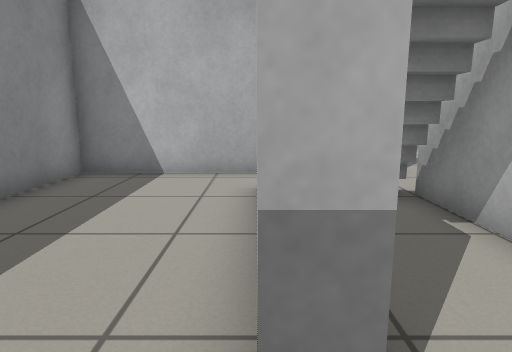
[1] (above)

20 first-person views from a walk through a robot-simulator world made for Gazebo. The camera is 0.72 m above the floor, tilts 10° down and sees 75° across. The floor is counted in squares, 0.5 m on a side. Each view is taken from the middle of a square. On the plan, view 1 faces up. The plan holds only what a view shows up to about 15 squares ahead; the rest is blank. The place goes on beyond the plan.

[2]
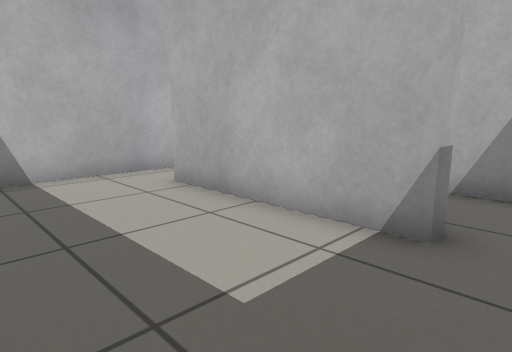

[3]
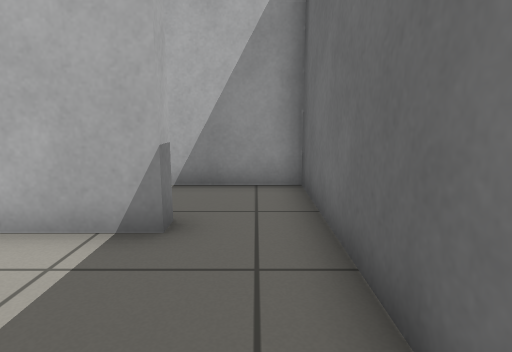

[4]
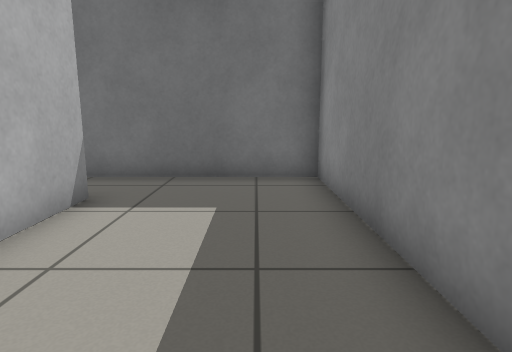

[5]
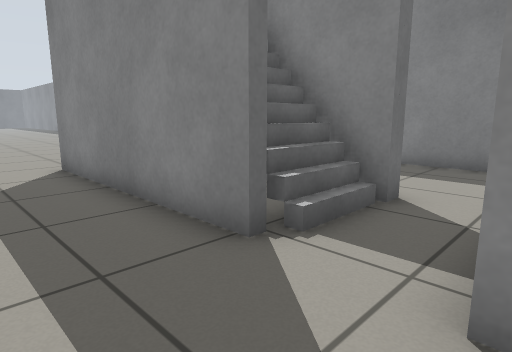

[6]
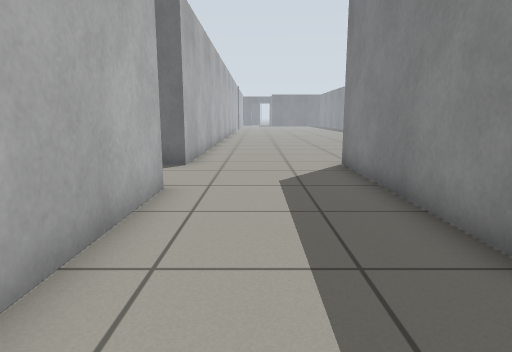

[7]
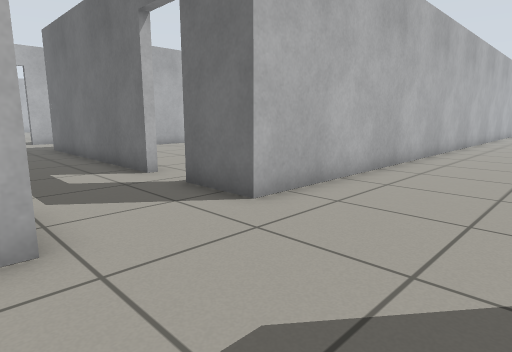

[8]
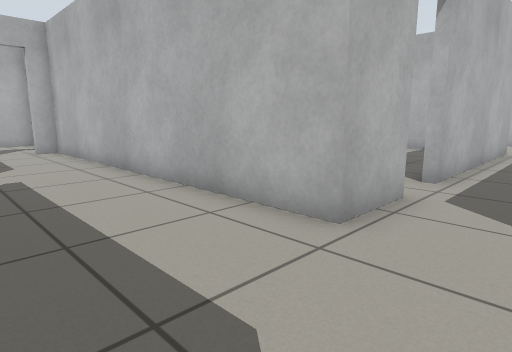

[9]
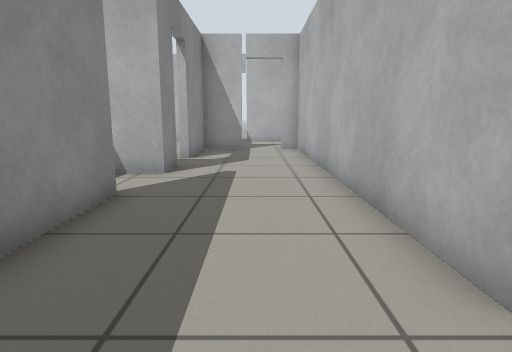

[10]
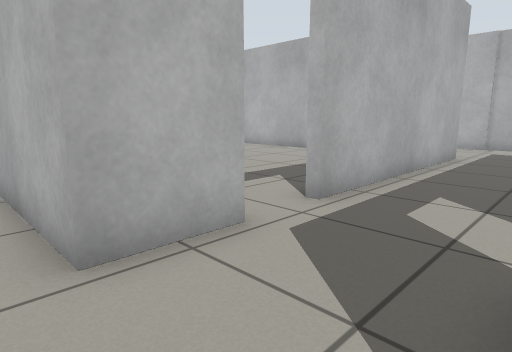

[11]
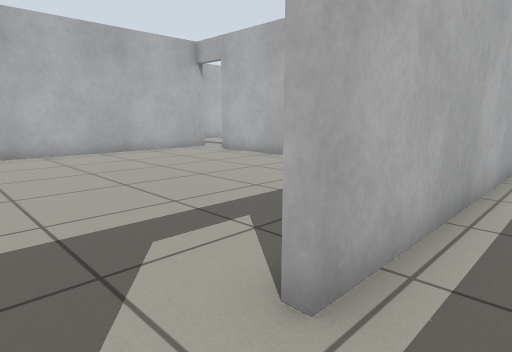

[12]
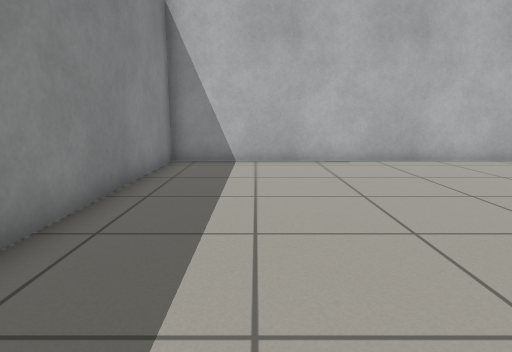

[13]
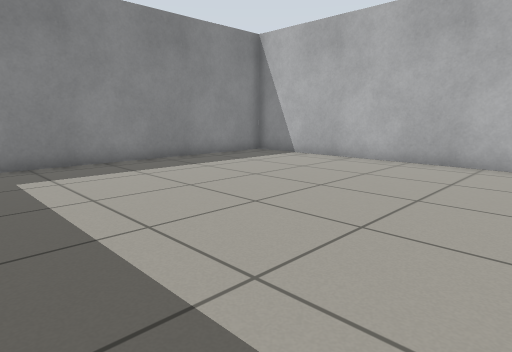

[14]
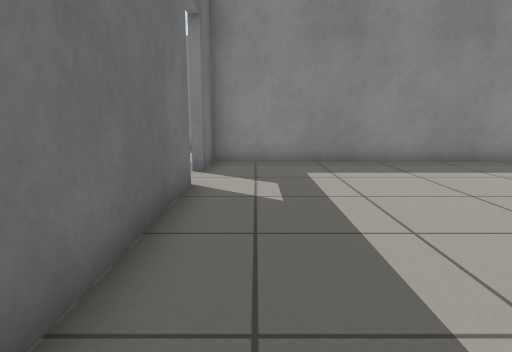

[15]
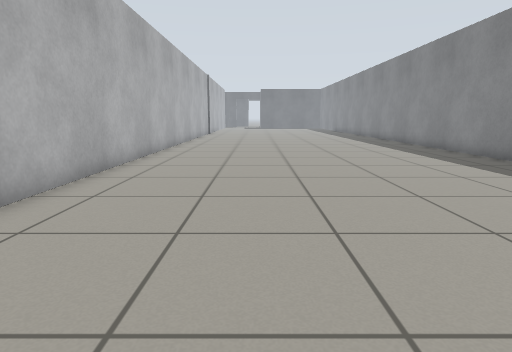

[16]
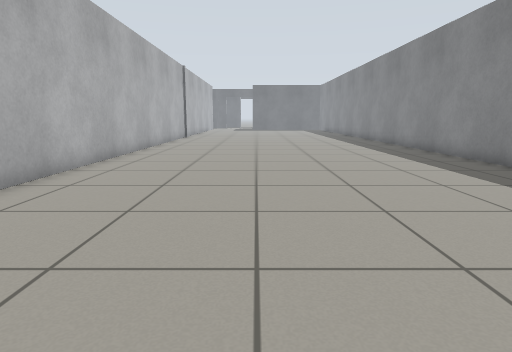

[17]
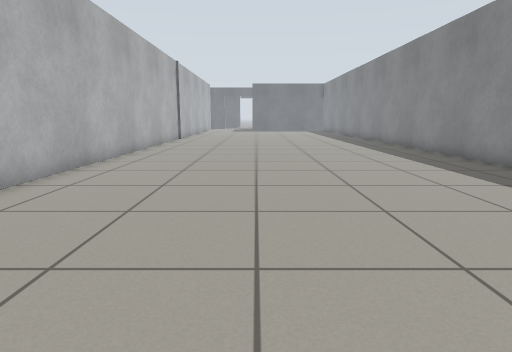

[18]
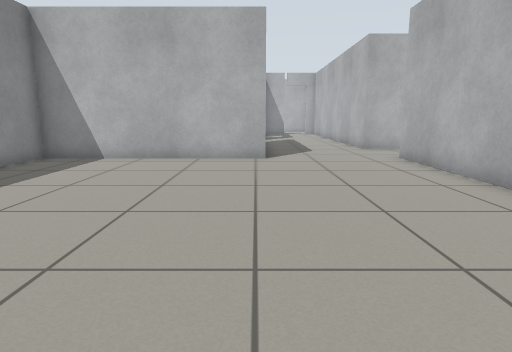

[19]
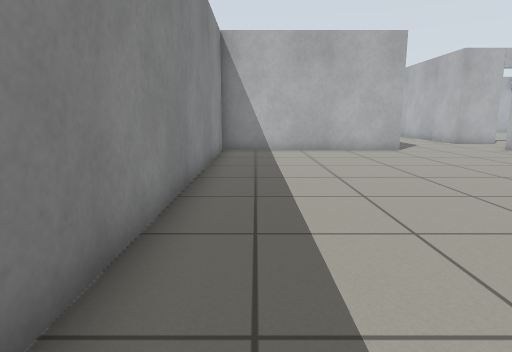

[20]
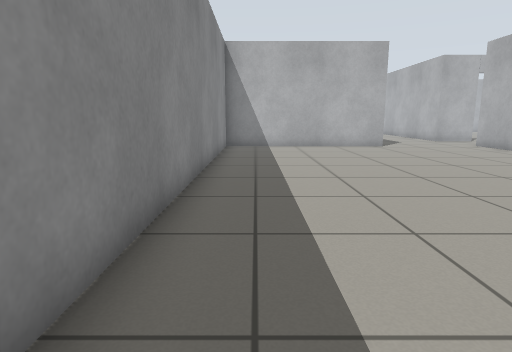

### Floor plan
Points are (right, up) in squares from view 1. A wall is a line through its corners. A room is listed if a view was taken in it or the views show most of it. See-through windows are left out.
Room 1 (view 1)
walls: (3, 3.8) (3, 6.2); (0.6, 1.2) (0, 1.2); (0, 6.7) (0.5, 6.7) (0.5, 3.8); (2.6, 8.6) (-0.6, 8.6); (-0.5, -1) (3, -1) (3, 1.9)
ways out: opening at (0.5, 0) to room 2; opening at (0.5, 7.5) to room 2; opening at (3, 7.5) to room 3
objects: stairs (1, 4) to (2, 5)
Room 2 (views 2, 3, 4)
walls: (0, 1.2) (0, 6.7); (-0.6, 8.6) (-4.5, 8.6) (-4.5, -1) (-0.5, -1)
ways out: opening at (0.5, 0) to room 1; opening at (0.5, 7.5) to room 1
Room 3 (views 5, 6, 7, 8, 9, 10, 11)
walls: (10.1, 2.3) (7.9, 2.3) (7.9, 15.3) (7.1, 15.3); (3.3, 6.3) (3.3, -1.3); (8.1, -1) (10.4, -1); (3.6, 10.1) (3.6, 8.6) (2.6, 8.6); (12.1, -1) (19.5, -1); (5.4, 15.3) (3.6, 15.3) (3.6, 11.8); (19.5, 2.3) (11.7, 2.3)
ways out: opening at (3, 7.5) to room 1; open door at (10.7, 2.3) to room 4; opening at (5.5, -1) to room 5; open door at (3.3, 10.7); open door at (6.3, 15.3); open door at (11.5, -1)
Room 4 (views 12, 13, 14)
walls: (11.7, 2.6) (17.4, 2.6); (19.5, 14.9) (8.2, 15) (8.2, 2.6) (10.1, 2.6)
ways out: open door at (10.7, 2.3) to room 3
Room 5 (views 15, 16, 17, 18, 19, 20)
walls: (3.3, -1.3) (-4.5, -1.3) (-4.4, -24.6); (8.1, -24.5) (8.1, -1)
ways out: opening at (5.5, -1) to room 3

Positions as (right, up) in squares from view 1, and headings:
1: (0, 0), facing up
2: (-4, 0), facing up-right
3: (-4, 0), facing right
4: (-3, 7), facing down
5: (6, 9), facing down-left
6: (6, 9), facing down
7: (4, 3), facing down-right
8: (4, 0), facing up-right
9: (6, 0), facing up
10: (7, -1), facing up-right
11: (10, 1), facing up-right
12: (11, 4), facing up
13: (19, 4), facing up-left
14: (19, 4), facing left
15: (4, -2), facing down
16: (3, -7), facing down
17: (3, -9), facing down
18: (3, -13), facing up
19: (-3, -16), facing up
20: (-3, -18), facing up
